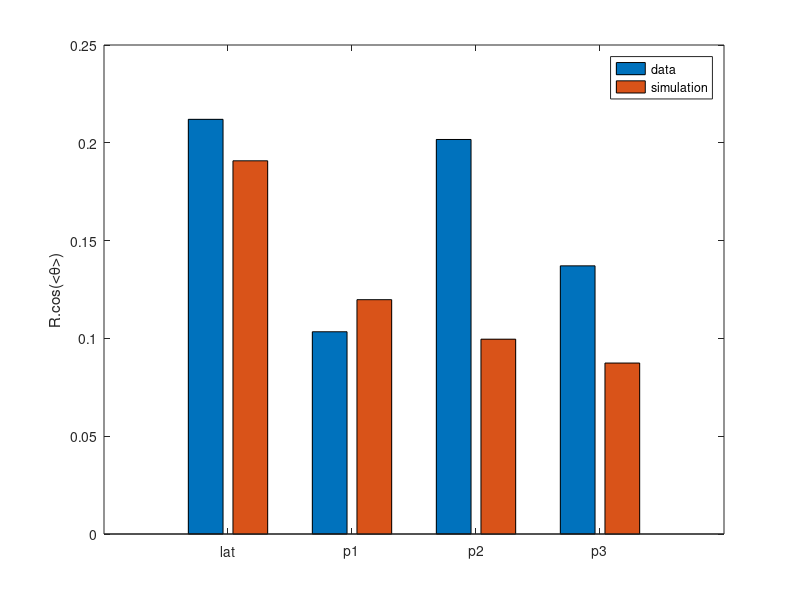

Recreate this plot in MATLAB. (Note: this script raises an error after producing the figure.)

% All Rs

%p1 = sin6

R = {'lat', 0.2120, 0.1908;
    'p1', 0.1034, 0.1198 ;
    'p2', 0.2017, 0.0996 ;
    'p3', 0.1371, 0.0874 ;};

Rmat = cell2mat(R(:,2:end));

figure
bar(Rmat)
xticklabels({'lat' 'p1' 'p2' 'p3'})
legend('data', 'simulation')
ylabel('R.cos(<\theta>)')

ax = gca;
ax.FontName = 'Times New Roman';
ax.FontSize = 16;